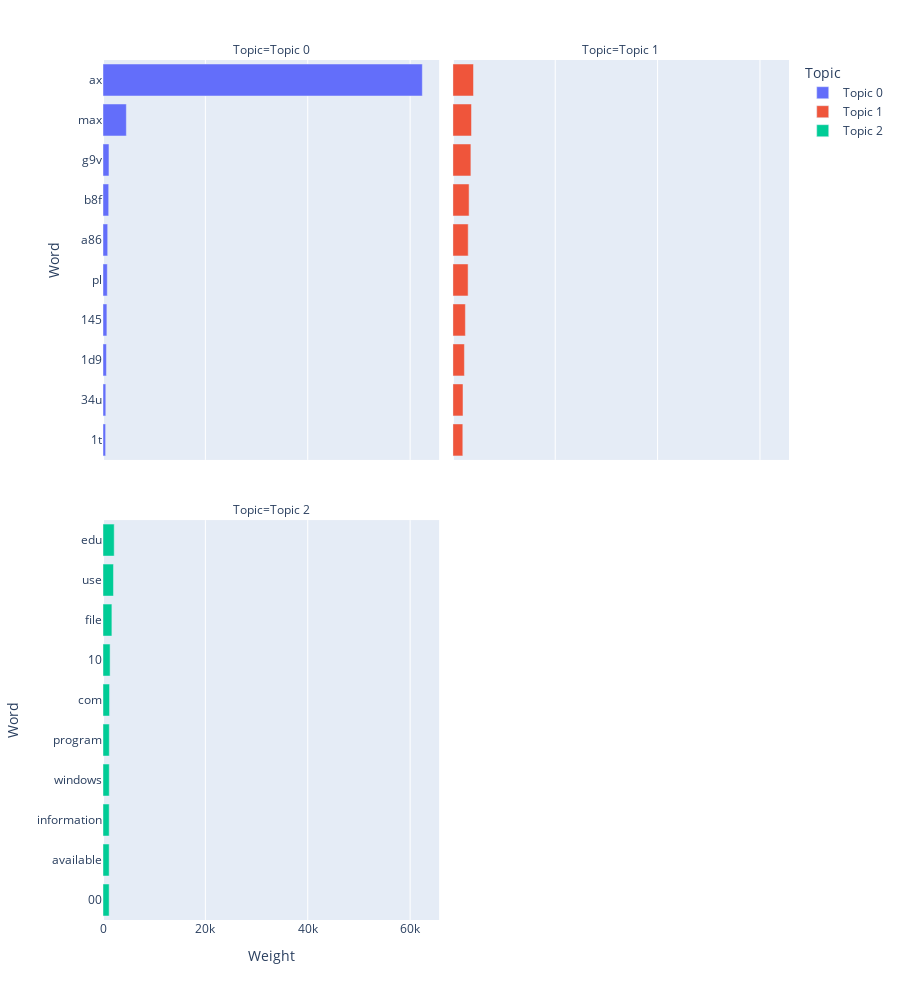

Notebook source saved alongside this figure:
### Code cell
import plotly.express as px

# Prepare data for Plotly
topics_data = []
for topic_idx, topic in enumerate(lda_model.components_):
    for i in topic.argsort()[-10:]:  # Top 10 words
        topics_data.append({
            'Topic': f'Topic {topic_idx}',
            'Word': count_vectorizer.get_feature_names_out()[i],
            'Weight': topic[i]
        })

df = pd.DataFrame(topics_data)

# Create interactive bar chart
fig = px.bar(df, x='Weight', y='Word', orientation='h',
             color='Topic', facet_col='Topic',
             facet_col_wrap=2, height=1000)
fig.update_yaxes(matches=None)
fig.show()

### Figure 1 — Plotly figure (JSON) as saved in the notebook; plotly's stock layout.template omitted (floating-point values rounded to 4 significant figures)
{"data": [{"hovertemplate": "Topic=Topic 0<br>Weight=%{x}<br>Word=%{y}<extra></extra>", "legendgroup": "Topic 0", "marker": {"color": "#636efa", "pattern": {"shape": ""}}, "name": "Topic 0", "orientation": "h", "showlegend": true, "textposition": "auto", "type": "bar", "x": [512.3, 549.3, 672.3, 759.5, 839.0, 916.3, 1111.0, 1166.0, 4561.0, 62390.0], "xaxis": "x3", "y": ["1t", "34u", "1d9", "145", "pl", "a86", "b8f", "g9v", "max", "ax"], "yaxis": "y3"}, {"hovertemplate": "Topic=Topic 1<br>Weight=%{x}<br>Word=%{y}<extra></extra>", "legendgroup": "Topic 1", "marker": {"color": "#EF553B", "pattern": {"shape": ""}}, "name": "Topic 1", "orientation": "h", "showlegend": true, "textposition": "auto", "type": "bar", "x": [1943.0, 1980.0, 2257.0, 2447.0, 2976.0, 2997.0, 3171.0, 3523.0, 3641.0, 4035.0], "xaxis": "x4", "y": ["does", "god", "good", "time", "know", "think", "like", "just", "don", "people"], "yaxis": "y4"}, {"hovertemplate": "Topic=Topic 2<br>Weight=%{x}<br>Word=%{y}<extra></extra>", "legendgroup": "Topic 2", "marker": {"color": "#00cc96", "pattern": {"shape": ""}}, "name": "Topic 2", "orientation": "h", "showlegend": true, "textposition": "auto", "type": "bar", "x": [1202.0, 1203.0, 1207.0, 1222.0, 1230.0, 1279.0, 1387.0, 1737.0, 2046.0, 2191.0], "xaxis": "x", "y": ["00", "available", "information", "windows", "program", "com", "10", "file", "use", "edu"], "yaxis": "y"}], "layout": {"annotations": [{"font": {}, "showarrow": false, "text": "Topic=Topic 2", "x": 0.245, "xanchor": "center", "xref": "paper", "y": 0.465, "yanchor": "bottom", "yref": "paper"}, {"font": {}, "showarrow": false, "text": "Topic=Topic 0", "x": 0.245, "xanchor": "center", "xref": "paper", "y": 1.0, "yanchor": "bottom", "yref": "paper"}, {"font": {}, "showarrow": false, "text": "Topic=Topic 1", "x": 0.755, "xanchor": "center", "xref": "paper", "y": 1.0, "yanchor": "bottom", "yref": "paper"}], "barmode": "relative", "height": 1000, "legend": {"title": {"text": "Topic"}, "tracegroupgap": 0}, "margin": {"t": 60}, "xaxis": {"anchor": "y", "domain": [0, 0.49], "title": {"text": "Weight"}}, "xaxis2": {"anchor": "y2", "domain": [0.51, 1], "matches": "x", "title": {"text": "Weight"}}, "xaxis3": {"anchor": "y3", "domain": [0, 0.49], "matches": "x", "showticklabels": false}, "xaxis4": {"anchor": "y4", "domain": [0.51, 1], "matches": "x", "showticklabels": false}, "yaxis": {"anchor": "x", "domain": [0, 0.465], "title": {"text": "Word"}}, "yaxis2": {"anchor": "x2", "domain": [0, 0.465], "showticklabels": false}, "yaxis3": {"anchor": "x3", "domain": [0.535, 1.0], "title": {"text": "Word"}}, "yaxis4": {"anchor": "x4", "domain": [0.535, 1.0], "showticklabels": false}}}
